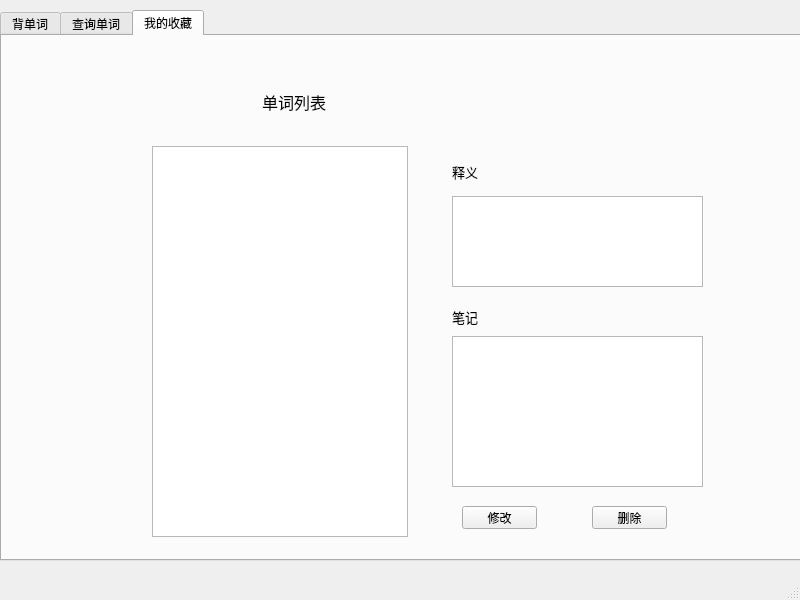
<?xml version="1.0" encoding="UTF-8"?>
<ui version="4.0">
 <class>MainWindow</class>
 <widget class="QMainWindow" name="MainWindow">
  <property name="geometry">
   <rect>
    <x>0</x>
    <y>0</y>
    <width>800</width>
    <height>600</height>
   </rect>
  </property>
  <property name="windowTitle">
   <string>MainWindow</string>
  </property>
  <widget class="QWidget" name="centralwidget">
   <widget class="QStackedWidget" name="stackedWidget">
    <property name="geometry">
     <rect>
      <x>0</x>
      <y>0</y>
      <width>801</width>
      <height>561</height>
     </rect>
    </property>
    <property name="currentIndex">
     <number>0</number>
    </property>
    <widget class="QWidget" name="page">
     <widget class="QTabWidget" name="tabWidget">
      <property name="enabled">
       <bool>true</bool>
      </property>
      <property name="geometry">
       <rect>
        <x>0</x>
        <y>10</y>
        <width>801</width>
        <height>551</height>
       </rect>
      </property>
      <property name="currentIndex">
       <number>2</number>
      </property>
      <widget class="QWidget" name="tab_1">
       <attribute name="title">
        <string>背单词</string>
       </attribute>
       <widget class="QComboBox" name="comboBox">
        <property name="geometry">
         <rect>
          <x>400</x>
          <y>300</y>
          <width>181</width>
          <height>22</height>
         </rect>
        </property>
       </widget>
       <widget class="QComboBox" name="comboBox_2">
        <property name="geometry">
         <rect>
          <x>400</x>
          <y>340</y>
          <width>191</width>
          <height>22</height>
         </rect>
        </property>
        <item>
         <property name="text">
          <string>学10新单词，复习30旧单词</string>
         </property>
        </item>
        <item>
         <property name="text">
          <string>学20新单词，复习60旧单词</string>
         </property>
        </item>
        <item>
         <property name="text">
          <string>学30新单词，复习90旧单词</string>
         </property>
        </item>
        <item>
         <property name="text">
          <string>学40新单词，复习120旧单词</string>
         </property>
        </item>
        <item>
         <property name="text">
          <string>学50新单词，复习150旧单词</string>
         </property>
        </item>
       </widget>
       <widget class="QPushButton" name="pushButton_3">
        <property name="geometry">
         <rect>
          <x>200</x>
          <y>110</y>
          <width>181</width>
          <height>251</height>
         </rect>
        </property>
        <property name="font">
         <font>
          <family>微软雅黑</family>
          <pointsize>24</pointsize>
          <weight>75</weight>
          <bold>true</bold>
         </font>
        </property>
        <property name="text">
         <string>背单词</string>
        </property>
       </widget>
       <widget class="QPushButton" name="pushButton_6">
        <property name="geometry">
         <rect>
          <x>410</x>
          <y>250</y>
          <width>141</width>
          <height>41</height>
         </rect>
        </property>
        <property name="font">
         <font>
          <family>微软雅黑</family>
          <pointsize>10</pointsize>
          <weight>75</weight>
          <bold>true</bold>
         </font>
        </property>
        <property name="text">
         <string>查看词库</string>
        </property>
       </widget>
       <widget class="QLabel" name="label_11">
        <property name="geometry">
         <rect>
          <x>410</x>
          <y>110</y>
          <width>131</width>
          <height>131</height>
         </rect>
        </property>
        <property name="styleSheet">
         <string notr="true">border-image: url(:/new/prefix1/pic.png);</string>
        </property>
        <property name="text">
         <string/>
        </property>
       </widget>
      </widget>
      <widget class="QWidget" name="tab_2">
       <attribute name="title">
        <string>查询单词</string>
       </attribute>
       <widget class="QTextBrowser" name="textBrowser_4">
        <property name="geometry">
         <rect>
          <x>450</x>
          <y>200</y>
          <width>256</width>
          <height>192</height>
         </rect>
        </property>
       </widget>
       <widget class="QTextEdit" name="textEdit">
        <property name="geometry">
         <rect>
          <x>150</x>
          <y>270</y>
          <width>201</width>
          <height>41</height>
         </rect>
        </property>
       </widget>
       <widget class="QPushButton" name="pushButton_5">
        <property name="geometry">
         <rect>
          <x>160</x>
          <y>330</y>
          <width>93</width>
          <height>28</height>
         </rect>
        </property>
        <property name="font">
         <font>
          <family>微软雅黑</family>
          <pointsize>10</pointsize>
          <weight>75</weight>
          <bold>true</bold>
         </font>
        </property>
        <property name="text">
         <string>查询</string>
        </property>
       </widget>
       <widget class="QLabel" name="label">
        <property name="geometry">
         <rect>
          <x>160</x>
          <y>220</y>
          <width>131</width>
          <height>31</height>
         </rect>
        </property>
        <property name="font">
         <font>
          <family>微软雅黑</family>
          <pointsize>15</pointsize>
         </font>
        </property>
        <property name="text">
         <string>查找单词</string>
        </property>
       </widget>
       <widget class="QLabel" name="label_6">
        <property name="geometry">
         <rect>
          <x>450</x>
          <y>150</y>
          <width>61</width>
          <height>41</height>
         </rect>
        </property>
        <property name="font">
         <font>
          <family>微软雅黑</family>
          <pointsize>14</pointsize>
         </font>
        </property>
        <property name="text">
         <string>释义</string>
        </property>
       </widget>
       <widget class="QLabel" name="label_16">
        <property name="geometry">
         <rect>
          <x>150</x>
          <y>60</y>
          <width>131</width>
          <height>131</height>
         </rect>
        </property>
        <property name="styleSheet">
         <string notr="true">border-image: url(:/new/prefix1/pic.png);</string>
        </property>
        <property name="text">
         <string/>
        </property>
       </widget>
      </widget>
      <widget class="QWidget" name="tab">
       <attribute name="title">
        <string>我的收藏</string>
       </attribute>
       <widget class="QLabel" name="label_7">
        <property name="geometry">
         <rect>
          <x>260</x>
          <y>50</y>
          <width>101</width>
          <height>31</height>
         </rect>
        </property>
        <property name="font">
         <font>
          <family>微软雅黑</family>
          <pointsize>12</pointsize>
         </font>
        </property>
        <property name="text">
         <string>单词列表</string>
        </property>
       </widget>
       <widget class="QLabel" name="label_8">
        <property name="geometry">
         <rect>
          <x>450</x>
          <y>120</y>
          <width>61</width>
          <height>31</height>
         </rect>
        </property>
        <property name="font">
         <font>
          <family>微软雅黑</family>
          <pointsize>10</pointsize>
         </font>
        </property>
        <property name="text">
         <string>释义</string>
        </property>
       </widget>
       <widget class="QLabel" name="label_9">
        <property name="geometry">
         <rect>
          <x>450</x>
          <y>260</y>
          <width>51</width>
          <height>41</height>
         </rect>
        </property>
        <property name="font">
         <font>
          <family>微软雅黑</family>
          <pointsize>10</pointsize>
         </font>
        </property>
        <property name="text">
         <string>笔记</string>
        </property>
       </widget>
       <widget class="QListWidget" name="listWidget_2">
        <property name="geometry">
         <rect>
          <x>150</x>
          <y>110</y>
          <width>256</width>
          <height>391</height>
         </rect>
        </property>
       </widget>
       <widget class="QPushButton" name="pushButton_11">
        <property name="geometry">
         <rect>
          <x>460</x>
          <y>470</y>
          <width>75</width>
          <height>23</height>
         </rect>
        </property>
        <property name="font">
         <font>
          <family>微软雅黑</family>
          <pointsize>9</pointsize>
         </font>
        </property>
        <property name="text">
         <string>修改</string>
        </property>
       </widget>
       <widget class="QTextEdit" name="textEdit_3">
        <property name="geometry">
         <rect>
          <x>450</x>
          <y>160</y>
          <width>251</width>
          <height>91</height>
         </rect>
        </property>
       </widget>
       <widget class="QTextEdit" name="textEdit_4">
        <property name="geometry">
         <rect>
          <x>450</x>
          <y>300</y>
          <width>251</width>
          <height>151</height>
         </rect>
        </property>
       </widget>
       <widget class="QPushButton" name="pushButton_12">
        <property name="geometry">
         <rect>
          <x>590</x>
          <y>470</y>
          <width>75</width>
          <height>23</height>
         </rect>
        </property>
        <property name="font">
         <font>
          <family>微软雅黑</family>
         </font>
        </property>
        <property name="text">
         <string>删除</string>
        </property>
       </widget>
       <widget class="QLabel" name="label_17">
        <property name="geometry">
         <rect>
          <x>160</x>
          <y>20</y>
          <width>81</width>
          <height>81</height>
         </rect>
        </property>
        <property name="styleSheet">
         <string notr="true">border-image: url(:/new/prefix1/pic.png);</string>
        </property>
        <property name="text">
         <string/>
        </property>
       </widget>
      </widget>
     </widget>
    </widget>
    <widget class="QWidget" name="page_2">
     <widget class="QTextBrowser" name="textBrowser">
      <property name="geometry">
       <rect>
        <x>280</x>
        <y>180</y>
        <width>241</width>
        <height>81</height>
       </rect>
      </property>
      <property name="html">
       <string>&lt;!DOCTYPE HTML PUBLIC &quot;-//W3C//DTD HTML 4.0//EN&quot; &quot;http://www.w3.org/TR/REC-html40/strict.dtd&quot;&gt;
&lt;html&gt;&lt;head&gt;&lt;meta name=&quot;qrichtext&quot; content=&quot;1&quot; /&gt;&lt;style type=&quot;text/css&quot;&gt;
p, li { white-space: pre-wrap; }
&lt;/style&gt;&lt;/head&gt;&lt;body style=&quot; font-family:'SimSun'; font-size:9pt; font-weight:400; font-style:normal;&quot;&gt;
&lt;p style=&quot; margin-top:0px; margin-bottom:0px; margin-left:0px; margin-right:0px; -qt-block-indent:0; text-indent:0px;&quot;&gt;&lt;span style=&quot; font-size:36pt;&quot;&gt;abandon&lt;/span&gt;&lt;/p&gt;&lt;/body&gt;&lt;/html&gt;</string>
      </property>
     </widget>
     <widget class="QPushButton" name="pushButton">
      <property name="geometry">
       <rect>
        <x>250</x>
        <y>280</y>
        <width>131</width>
        <height>51</height>
       </rect>
      </property>
      <property name="font">
       <font>
        <family>微软雅黑</family>
        <pointsize>13</pointsize>
       </font>
      </property>
      <property name="text">
       <string>认识</string>
      </property>
     </widget>
     <widget class="QPushButton" name="pushButton_2">
      <property name="geometry">
       <rect>
        <x>420</x>
        <y>280</y>
        <width>131</width>
        <height>51</height>
       </rect>
      </property>
      <property name="font">
       <font>
        <family>微软雅黑</family>
        <pointsize>13</pointsize>
       </font>
      </property>
      <property name="text">
       <string>不认识</string>
      </property>
     </widget>
     <widget class="QPushButton" name="pushButton_4">
      <property name="geometry">
       <rect>
        <x>280</x>
        <y>370</y>
        <width>101</width>
        <height>31</height>
       </rect>
      </property>
      <property name="font">
       <font>
        <family>微软雅黑 Light</family>
        <pointsize>10</pointsize>
        <weight>75</weight>
        <bold>true</bold>
       </font>
      </property>
      <property name="text">
       <string>返回</string>
      </property>
     </widget>
     <widget class="QTextBrowser" name="textBrowser_2">
      <property name="geometry">
       <rect>
        <x>420</x>
        <y>60</y>
        <width>141</width>
        <height>31</height>
       </rect>
      </property>
     </widget>
     <widget class="QTextBrowser" name="textBrowser_3">
      <property name="geometry">
       <rect>
        <x>420</x>
        <y>110</y>
        <width>141</width>
        <height>31</height>
       </rect>
      </property>
     </widget>
     <widget class="QLabel" name="label_2">
      <property name="geometry">
       <rect>
        <x>340</x>
        <y>50</y>
        <width>91</width>
        <height>41</height>
       </rect>
      </property>
      <property name="font">
       <font>
        <family>微软雅黑</family>
        <pointsize>10</pointsize>
        <weight>75</weight>
        <bold>true</bold>
       </font>
      </property>
      <property name="text">
       <string>复习进度</string>
      </property>
     </widget>
     <widget class="QLabel" name="label_3">
      <property name="geometry">
       <rect>
        <x>340</x>
        <y>100</y>
        <width>81</width>
        <height>31</height>
       </rect>
      </property>
      <property name="font">
       <font>
        <family>微软雅黑</family>
        <pointsize>10</pointsize>
        <weight>75</weight>
        <bold>true</bold>
       </font>
      </property>
      <property name="text">
       <string>学习进度</string>
      </property>
     </widget>
     <widget class="QPushButton" name="pushButton_8">
      <property name="geometry">
       <rect>
        <x>610</x>
        <y>160</y>
        <width>91</width>
        <height>31</height>
       </rect>
      </property>
      <property name="font">
       <font>
        <family>微软雅黑</family>
        <pointsize>11</pointsize>
       </font>
      </property>
      <property name="text">
       <string>收藏</string>
      </property>
     </widget>
     <widget class="QTextEdit" name="textEdit_2">
      <property name="geometry">
       <rect>
        <x>580</x>
        <y>230</y>
        <width>151</width>
        <height>151</height>
       </rect>
      </property>
      <property name="statusTip">
       <string/>
      </property>
     </widget>
     <widget class="QPushButton" name="pushButton_9">
      <property name="enabled">
       <bool>true</bool>
      </property>
      <property name="geometry">
       <rect>
        <x>620</x>
        <y>400</y>
        <width>75</width>
        <height>23</height>
       </rect>
      </property>
      <property name="font">
       <font>
        <family>微软雅黑</family>
       </font>
      </property>
      <property name="text">
       <string>修改</string>
      </property>
     </widget>
     <widget class="QLabel" name="label_10">
      <property name="geometry">
       <rect>
        <x>640</x>
        <y>200</y>
        <width>41</width>
        <height>31</height>
       </rect>
      </property>
      <property name="font">
       <font>
        <family>微软雅黑</family>
        <pointsize>9</pointsize>
       </font>
      </property>
      <property name="text">
       <string>笔记</string>
      </property>
     </widget>
     <widget class="QPushButton" name="pushButton_10">
      <property name="enabled">
       <bool>true</bool>
      </property>
      <property name="geometry">
       <rect>
        <x>410</x>
        <y>370</y>
        <width>101</width>
        <height>31</height>
       </rect>
      </property>
      <property name="font">
       <font>
        <family>微软雅黑 Light</family>
        <pointsize>10</pointsize>
        <weight>75</weight>
        <bold>true</bold>
       </font>
      </property>
      <property name="text">
       <string>显示笔记</string>
      </property>
     </widget>
     <widget class="QPushButton" name="pushButton_13">
      <property name="enabled">
       <bool>true</bool>
      </property>
      <property name="geometry">
       <rect>
        <x>620</x>
        <y>440</y>
        <width>75</width>
        <height>23</height>
       </rect>
      </property>
      <property name="font">
       <font>
        <family>微软雅黑</family>
       </font>
      </property>
      <property name="text">
       <string>删除</string>
      </property>
     </widget>
     <widget class="QLabel" name="label_12">
      <property name="geometry">
       <rect>
        <x>170</x>
        <y>30</y>
        <width>131</width>
        <height>131</height>
       </rect>
      </property>
      <property name="styleSheet">
       <string notr="true">border-image: url(:/new/prefix1/pic.png);</string>
      </property>
      <property name="text">
       <string/>
      </property>
     </widget>
     <widget class="QLabel" name="label_13">
      <property name="geometry">
       <rect>
        <x>110</x>
        <y>260</y>
        <width>72</width>
        <height>16</height>
       </rect>
      </property>
      <property name="text">
       <string/>
      </property>
     </widget>
     <widget class="QLabel" name="label_14">
      <property name="geometry">
       <rect>
        <x>240</x>
        <y>280</y>
        <width>16</width>
        <height>51</height>
       </rect>
      </property>
      <property name="styleSheet">
       <string notr="true">image: url(:/new/prefix1/1.png);</string>
      </property>
      <property name="text">
       <string/>
      </property>
     </widget>
     <widget class="QLabel" name="label_15">
      <property name="geometry">
       <rect>
        <x>410</x>
        <y>280</y>
        <width>16</width>
        <height>51</height>
       </rect>
      </property>
      <property name="styleSheet">
       <string notr="true">image: url(:/new/prefix1/2.png);</string>
      </property>
      <property name="text">
       <string/>
      </property>
     </widget>
    </widget>
    <widget class="QWidget" name="page_3">
     <widget class="QTextBrowser" name="textBrowser_6">
      <property name="geometry">
       <rect>
        <x>450</x>
        <y>270</y>
        <width>271</width>
        <height>191</height>
       </rect>
      </property>
     </widget>
     <widget class="QLabel" name="label_4">
      <property name="geometry">
       <rect>
        <x>150</x>
        <y>70</y>
        <width>91</width>
        <height>20</height>
       </rect>
      </property>
      <property name="font">
       <font>
        <family>微软雅黑</family>
        <pointsize>12</pointsize>
       </font>
      </property>
      <property name="text">
       <string>单词列表</string>
      </property>
     </widget>
     <widget class="QLabel" name="label_5">
      <property name="geometry">
       <rect>
        <x>470</x>
        <y>240</y>
        <width>41</width>
        <height>21</height>
       </rect>
      </property>
      <property name="font">
       <font>
        <family>微软雅黑</family>
        <pointsize>11</pointsize>
       </font>
      </property>
      <property name="text">
       <string>释义</string>
      </property>
     </widget>
     <widget class="QPushButton" name="pushButton_7">
      <property name="geometry">
       <rect>
        <x>540</x>
        <y>480</y>
        <width>93</width>
        <height>28</height>
       </rect>
      </property>
      <property name="font">
       <font>
        <family>微软雅黑</family>
        <pointsize>10</pointsize>
       </font>
      </property>
      <property name="text">
       <string>返回</string>
      </property>
     </widget>
     <widget class="QListWidget" name="listWidget">
      <property name="geometry">
       <rect>
        <x>70</x>
        <y>140</y>
        <width>256</width>
        <height>361</height>
       </rect>
      </property>
     </widget>
     <widget class="QPushButton" name="pushButton_14">
      <property name="geometry">
       <rect>
        <x>250</x>
        <y>100</y>
        <width>71</width>
        <height>31</height>
       </rect>
      </property>
      <property name="font">
       <font>
        <family>微软雅黑</family>
        <pointsize>9</pointsize>
       </font>
      </property>
      <property name="text">
       <string>收藏</string>
      </property>
     </widget>
     <widget class="QLabel" name="label_18">
      <property name="geometry">
       <rect>
        <x>520</x>
        <y>90</y>
        <width>131</width>
        <height>131</height>
       </rect>
      </property>
      <property name="styleSheet">
       <string notr="true">border-image: url(:/new/prefix1/pic.png);</string>
      </property>
      <property name="text">
       <string/>
      </property>
     </widget>
    </widget>
   </widget>
  </widget>
  <widget class="QStatusBar" name="statusbar"/>
 </widget>
 <layoutdefault spacing="6" margin="11"/>
 <resources/>
 <connections/>
</ui>
